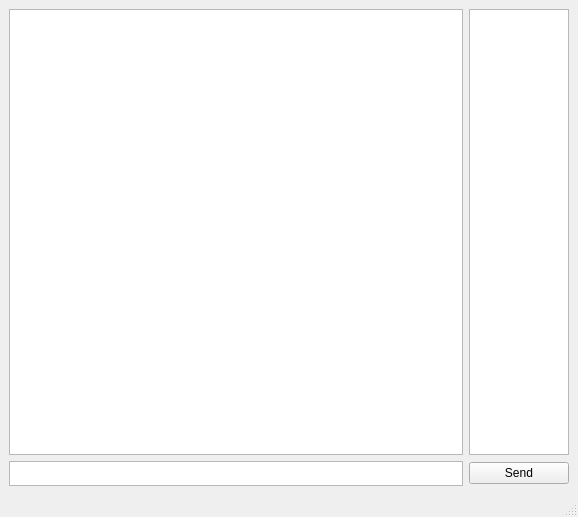
<?xml version="1.0" encoding="UTF-8"?>
<ui version="4.0">
 <class>MainWindow</class>
 <widget class="QMainWindow" name="MainWindow">
  <property name="geometry">
   <rect>
    <x>0</x>
    <y>0</y>
    <width>578</width>
    <height>517</height>
   </rect>
  </property>
  <property name="windowTitle">
   <string>MainWindow</string>
  </property>
  <widget class="QWidget" name="centralwidget">
   <layout class="QGridLayout" name="gridLayout">
    <item row="2" column="1">
     <widget class="QPushButton" name="pushButton">
      <property name="text">
       <string>Send</string>
      </property>
     </widget>
    </item>
    <item row="0" column="0">
     <widget class="QTextEdit" name="textEdit">
      <property name="minimumSize">
       <size>
        <width>425</width>
        <height>420</height>
       </size>
      </property>
      <property name="maximumSize">
       <size>
        <width>16777215</width>
        <height>16777215</height>
       </size>
      </property>
      <property name="font">
       <font>
        <family>Ubuntu</family>
       </font>
      </property>
      <property name="frameShadow">
       <enum>QFrame::Raised</enum>
      </property>
      <property name="horizontalScrollBarPolicy">
       <enum>Qt::ScrollBarAlwaysOff</enum>
      </property>
      <property name="readOnly">
       <bool>true</bool>
      </property>
      <property name="textInteractionFlags">
       <set>Qt::LinksAccessibleByMouse|Qt::TextSelectableByMouse</set>
      </property>
     </widget>
    </item>
    <item row="0" column="1">
     <widget class="QListView" name="listView">
      <property name="maximumSize">
       <size>
        <width>100</width>
        <height>16777215</height>
       </size>
      </property>
      <property name="horizontalScrollBarPolicy">
       <enum>Qt::ScrollBarAlwaysOff</enum>
      </property>
     </widget>
    </item>
    <item row="2" column="0">
     <widget class="QTextEdit" name="type">
      <property name="maximumSize">
       <size>
        <width>16777215</width>
        <height>25</height>
       </size>
      </property>
      <property name="font">
       <font>
        <family>Ubuntu</family>
       </font>
      </property>
      <property name="mouseTracking">
       <bool>true</bool>
      </property>
      <property name="frameShadow">
       <enum>QFrame::Raised</enum>
      </property>
      <property name="horizontalScrollBarPolicy">
       <enum>Qt::ScrollBarAlwaysOff</enum>
      </property>
     </widget>
    </item>
   </layout>
  </widget>
  <widget class="QMenuBar" name="menubar">
   <property name="geometry">
    <rect>
     <x>0</x>
     <y>0</y>
     <width>578</width>
     <height>24</height>
    </rect>
   </property>
  </widget>
  <widget class="QStatusBar" name="statusbar"/>
 </widget>
 <resources/>
 <connections/>
</ui>
